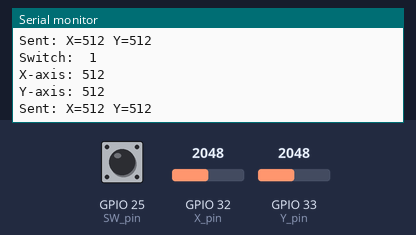
Recording of a sketch running on a simulated ESP32. Parts: the last lines printed to the serial monitor. The inputs (shaded band) are chosen by the test bench; at power-on: GPIO 32 (X_pin) = 2048, GPIO 33 (Y_pin) = 2048, GPIO 25 (SW_pin) HIGH (analog values on the 0–4095 scale). Nothing arrives over Bluetooth unless stated.

Above: at 1.2 s.
1.3 s: GPIO 32 (X_pin) set to 2866
At 2.4 s:
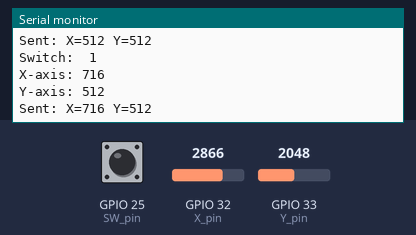
2.8 s: GPIO 33 (Y_pin) set to 2866
At 3.8 s:
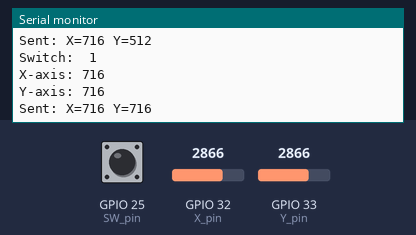
4.3 s: GPIO 25 (SW_pin) pulled LOW for 1 s
6.8 s: GPIO 32 (X_pin) set to 3603
At 7.6 s:
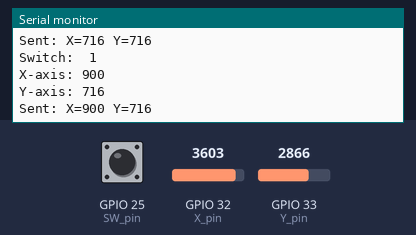
8.3 s: GPIO 33 (Y_pin) set to 3603
At 9.8 s:
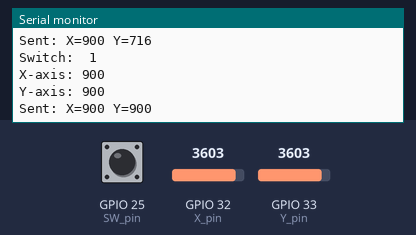
Timing chart, 0 to 10.8 s (numbered marks = the images above; inputs shaded):
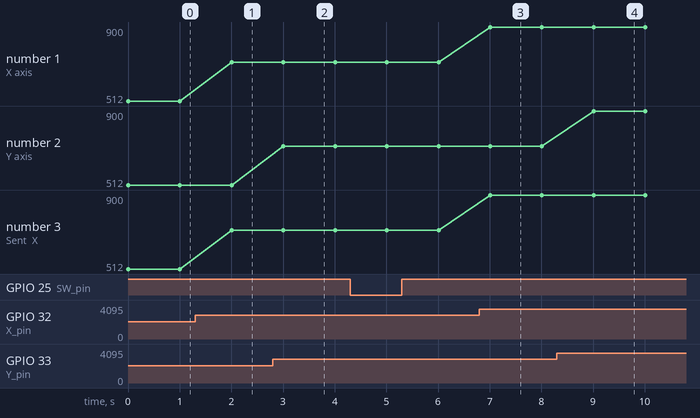

Measured:
- after the input at 1.3 s, the serial monitor: prints a new line after 0.71 s (image 1)
- after the input at 2.8 s, the serial monitor: prints a new line after 0.21 s (image 2)
- after the input at 6.8 s, the serial monitor: prints a new line after 0.21 s (image 3)
- after the input at 8.3 s, the serial monitor: prints a new line after 0.71 s (image 4)
- plotted number 1: 512 → 716 after the input at 1.3 s, 716 → 900 after the input at 6.8 s
- plotted number 3: 512 → 716 after the input at 1.3 s, 716 → 900 after the input at 6.8 s

The sketch:

Analog_Joystick.ino
```cpp
//www.elegoo.com
//2016.12.09

#include "BluetoothSerial.h"

BluetoothSerial SerialBT;

// Arduino pin numbers
const int SW_pin = 25; // digital pin connected to switch output
const int X_pin = 32; // analog pin connected to X output
const int Y_pin = 33; // analog pin connected to Y output

const char *receiverName = "ESP32_Receiver";

void setup() {
  pinMode(SW_pin, INPUT_PULLUP);
  analogReadResolution(10);


  Serial.begin(115200);
  SerialBT.begin("joystick", true);  // Bluetooth device name
  Serial.println("Sender ready. Connect to ESP32_Receiver");

   if (SerialBT.connect(receiverName)) {
    Serial.println("Connected to receiver!");
  } else {

    Serial.println("Failed to connect. Retrying...");
  }
}

void loop() {
  Serial.print("Switch:  ");
  Serial.print(digitalRead(SW_pin));
  Serial.print("\n");
  Serial.print("X-axis: ");
  Serial.print(analogRead(X_pin));
  Serial.print("\n");
  Serial.print("Y-axis: ");
  Serial.println(analogRead(Y_pin));
  Serial.print("\n\n");

  int x = analogRead(X_pin);
  int y = analogRead(Y_pin);

 if (SerialBT.connected()) {
    String msg = "X=" + String(x) + " Y=" + String(y);

    SerialBT.println(msg);
    Serial.println("Sent: " + msg);
    delay(1000);
  }else {
    Serial.println("Not connected. Retrying...");
    SerialBT.connect(receiverName);   // try again
    delay(2000);
  }
}
```
